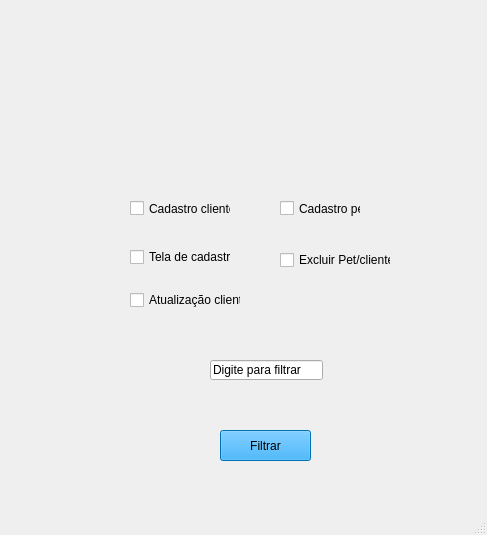
<?xml version="1.0" encoding="UTF-8"?>
<ui version="4.0">
 <class>MainWindow</class>
 <widget class="QMainWindow" name="MainWindow">
  <property name="geometry">
   <rect>
    <x>0</x>
    <y>0</y>
    <width>487</width>
    <height>535</height>
   </rect>
  </property>
  <property name="windowTitle">
   <string>MainWindow</string>
  </property>
  <widget class="QWidget" name="centralwidget">
   <widget class="QLabel" name="label">
    <property name="geometry">
     <rect>
      <x>0</x>
      <y>-20</y>
      <width>521</width>
      <height>531</height>
     </rect>
    </property>
    <property name="text">
     <string/>
    </property>
    <property name="pixmap">
     <pixmap>../../../../../../../../Downloads/Seja bem-vindo (4).png</pixmap>
    </property>
   </widget>
   <widget class="QCheckBox" name="checkBox_cadastroCliente">
    <property name="geometry">
     <rect>
      <x>130</x>
      <y>200</y>
      <width>101</width>
      <height>17</height>
     </rect>
    </property>
    <property name="text">
     <string>Cadastro cliente</string>
    </property>
   </widget>
   <widget class="QPushButton" name="btn_filtrar2_2">
    <property name="geometry">
     <rect>
      <x>220</x>
      <y>430</y>
      <width>91</width>
      <height>31</height>
     </rect>
    </property>
    <property name="styleSheet">
     <string notr="true">background-color: rgb(2, 158, 255);</string>
    </property>
    <property name="text">
     <string>Filtrar</string>
    </property>
   </widget>
   <widget class="QCheckBox" name="checkBox_cadastropet">
    <property name="geometry">
     <rect>
      <x>280</x>
      <y>200</y>
      <width>81</width>
      <height>17</height>
     </rect>
    </property>
    <property name="text">
     <string>Cadastro pet</string>
    </property>
   </widget>
   <widget class="QCheckBox" name="checkBox_Teladecadastro">
    <property name="geometry">
     <rect>
      <x>130</x>
      <y>247</y>
      <width>101</width>
      <height>20</height>
     </rect>
    </property>
    <property name="text">
     <string>Tela de cadastro</string>
    </property>
   </widget>
   <widget class="QCheckBox" name="checkBox_excluir">
    <property name="geometry">
     <rect>
      <x>280</x>
      <y>250</y>
      <width>111</width>
      <height>20</height>
     </rect>
    </property>
    <property name="text">
     <string>Excluir Pet/cliente</string>
    </property>
   </widget>
   <widget class="QCheckBox" name="checkBox_atualizacaocliente">
    <property name="geometry">
     <rect>
      <x>130</x>
      <y>290</y>
      <width>111</width>
      <height>20</height>
     </rect>
    </property>
    <property name="text">
     <string>Atualização cliente</string>
    </property>
   </widget>
   <widget class="QLineEdit" name="txt_castrado_2">
    <property name="geometry">
     <rect>
      <x>210</x>
      <y>360</y>
      <width>113</width>
      <height>20</height>
     </rect>
    </property>
    <property name="text">
     <string>Digite para filtrar</string>
    </property>
   </widget>
  </widget>
  <widget class="QMenuBar" name="menubar">
   <property name="geometry">
    <rect>
     <x>0</x>
     <y>0</y>
     <width>487</width>
     <height>21</height>
    </rect>
   </property>
  </widget>
  <widget class="QStatusBar" name="statusbar"/>
 </widget>
 <resources/>
 <connections/>
</ui>
